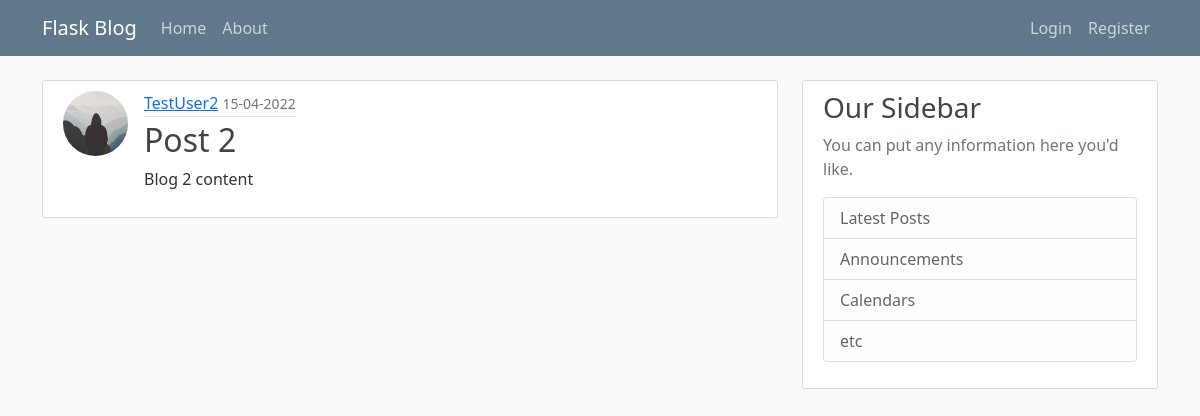
The page /Post/2 on the database as committed earlier.
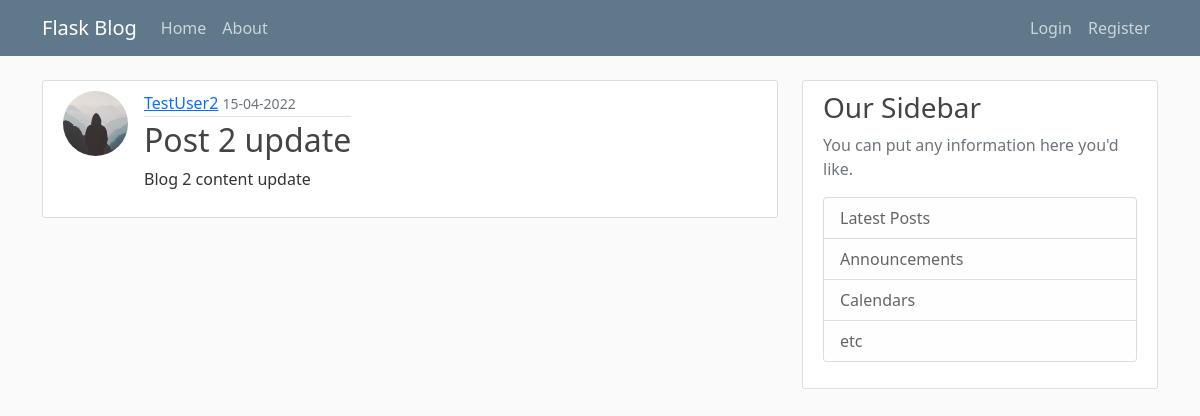
The same page on the database as committed later.
### app/models.py (models this page shows, shortened)
class Post(db.Model):
    id = db.Column(db.Integer, primary_key=True)
    title = db.Column(db.String(100), nullable=False)
    date_posted = db.Column(db.DateTime, nullable=False, default=datetime.utcnow)
    content = db.Column(db.Text, nullable=False)
    user_id = db.Column(db.Integer, db.ForeignKey('user.id'), nullable=False)

### app/routes.py (the view)
@app.route("/Post/<int:post_id>")
def post(post_id):
    post = Post.query.get_or_404(post_id)
    return render_template('post.html', title=post.title, post=post)

### app/templates/post.html
{% extends "layout.html" %}
{% block content %}
        <article class="media content-section d-flex">
            <img class="rounded-circle article-img" src="{{url_for('static', filename='profile_pics/' + post.author.image_file) }}">
          <div class="media-body">
            <div class="article-metadata">
              <a class="mr-2" href="#">{{ post.author.username }}</a>
              <small class="text-muted"> {{ post.date_posted.strftime('%d-%m-%Y') }}</small>
            </div>
            <h2 class="article-title">{{ post.title }}</h2>
            <p class="article-content">{{ post.content }}</p>
          </div>
        </article>
{% endblock content %}

Rows that differ between the two databases and show on the page:
changed Post: title "Post 2" → "Post 2 update"; content "Blog 2 content" → "Blog 2 content update"
